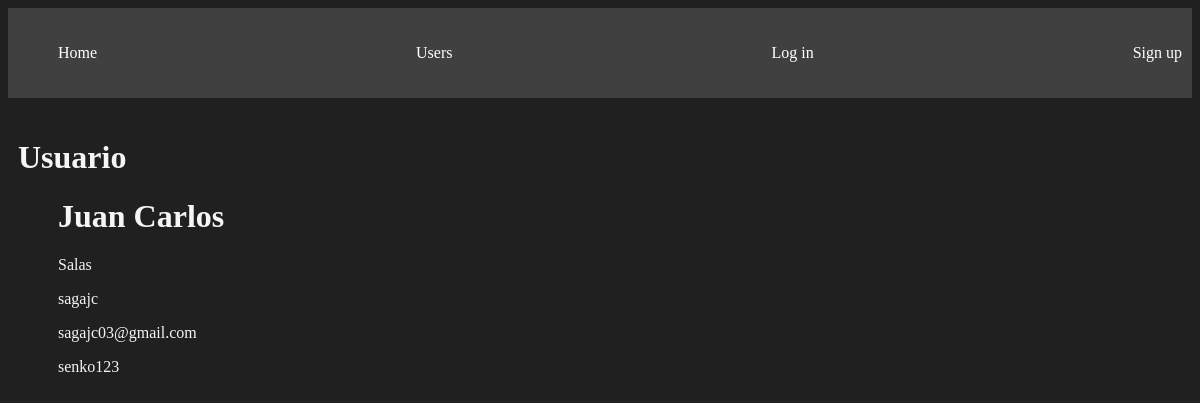
The page /usuario/ on the database as committed earlier.
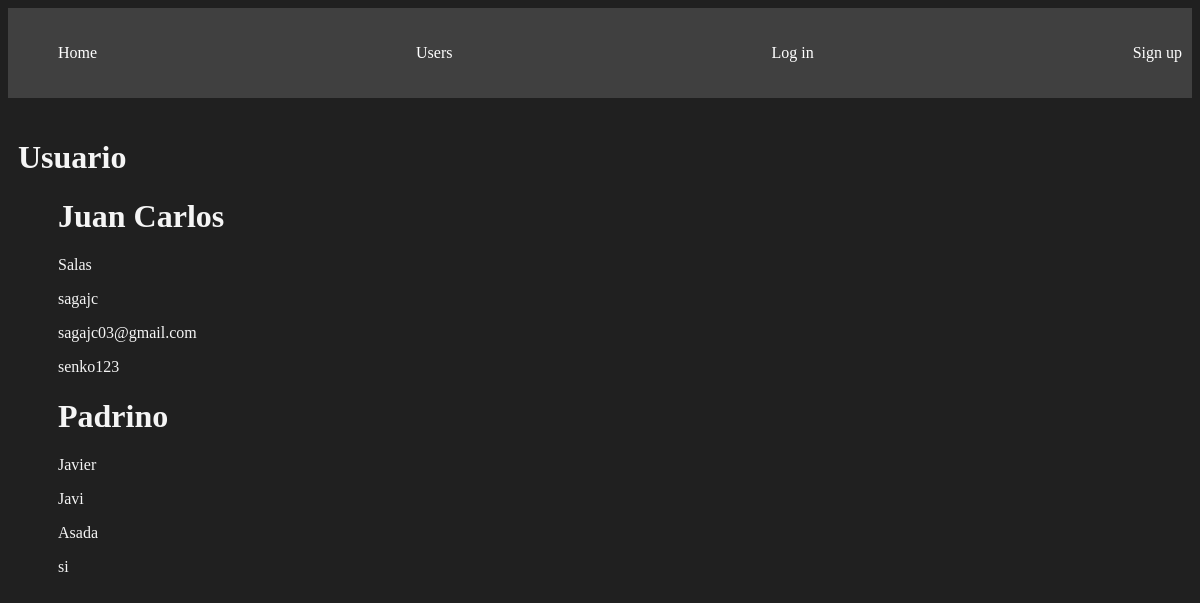
The same page on the database as committed later.
### intSocial/models.py (models this page shows, shortened)
class Usuario(models.Model):
    nombre = models.CharField(max_length=50)
    apellidos = models.CharField(max_length=50)
    username = models.CharField(max_length=50, unique=True)
    email = models.CharField(max_length=255, unique=True)
    contasenia = models.CharField(max_length=60)
    esta_Activo = models.BooleanField(default=True)
    es_Admin = models.BooleanField(default=False)
    creado_en = models.DateTimeField(auto_now_add=True)
    actualizado_en = models.DateTimeField(auto_now=True)

### intSocial/views.py (the view)
# urls.py: path('usuario/', views.usuario, name="usuario"),
def usuario(request):
    usuarios = Usuario.objects.all()
    return render(request, "usuario.html", {
        'usuarios': usuarios
    })

### intSocial/templates/usuario.html
{%extends 'layouts/base.html'%}
{%block content%}
<h1>Usuario</h1>
{% for usuario in usuarios %}
<dir>
    <h1>{{usuario.nombre}}</h1>
    <p>{{usuario.apellidos}}</p>
    <p>{{usuario.username}}</p>
    <p>{{usuario.email}}</p>
    <p>{{usuario.contasenia}}</p>
</dir>
{%endfor%}
{%endblock%}

Rows that differ between the two databases and show on the page:
added Usuario: nombre "Padrino", apellidos "Javier", username "Javi", email "Asada", contasenia "si"
